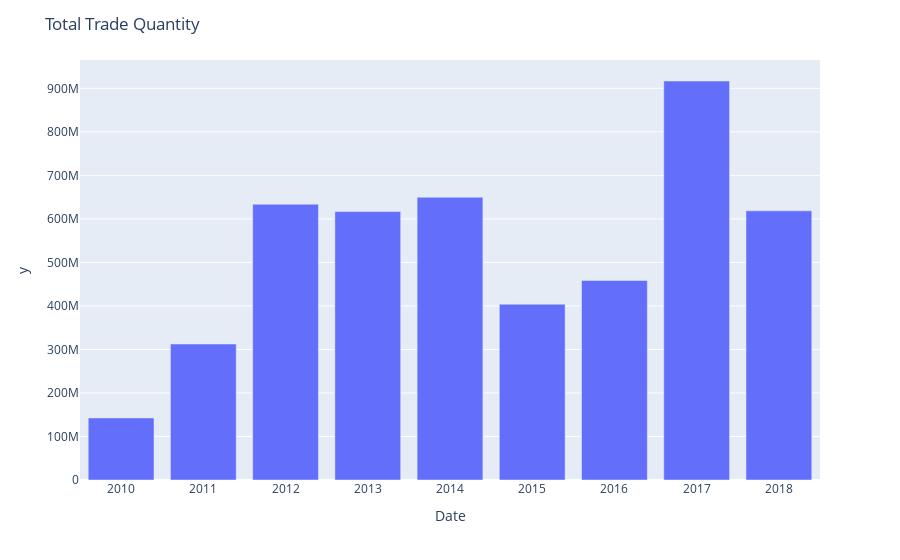
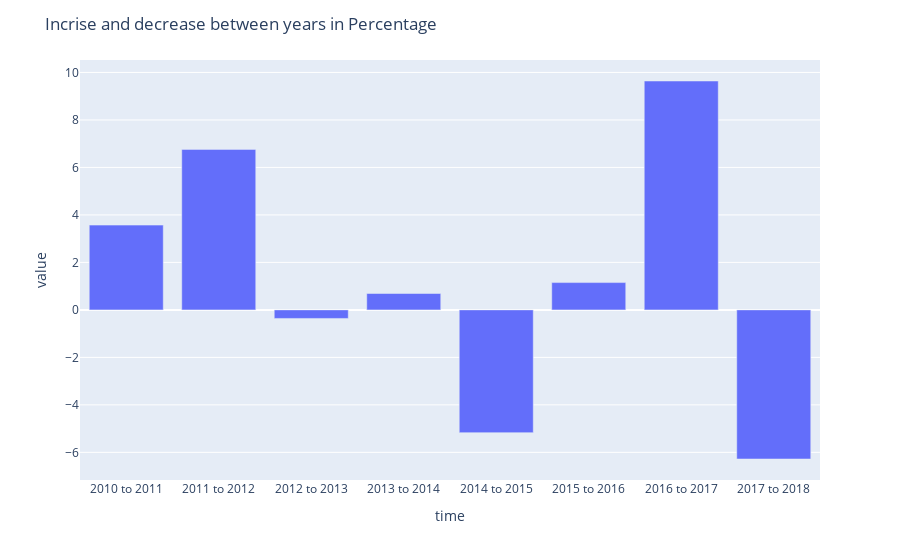

Source (notebook cell) for these figures, in order:
### Code cell
data = df.groupby(df['Date'].dt.year)['Total Trade Quantity'].sum()

fig = xp.bar(data, x=data.index, y=data)
fig.update_layout(title = 'Total Trade Quantity')
fig.show()

fig = xp.bar(prDf, x='time', y='value')
fig.update_layout(title = 'Incrise and decrease between years in Percentage')
fig.show()

### Figure 1 — Plotly figure (JSON) as saved in the notebook; plotly's stock layout.template omitted (floating-point values rounded to 4 significant figures)
{"data": [{"alignmentgroup": "True", "hovertemplate": "Date=%{x}<br>y=%{y}<extra></extra>", "legendgroup": "", "marker": {"color": "#636efa", "pattern": {"shape": ""}}, "name": "", "offsetgroup": "", "orientation": "v", "showlegend": false, "textposition": "auto", "type": "bar", "x": [2010, 2011, 2012, 2013, 2014, 2015, 2016, 2017, 2018], "xaxis": "x", "y": [142680253, 312492166, 633689152, 616781639, 649734073, 403950894, 458456289, 916840682, 618486510], "yaxis": "y"}], "layout": {"barmode": "relative", "legend": {"tracegroupgap": 0}, "margin": {"t": 60}, "title": {"text": "Total Trade Quantity"}, "xaxis": {"anchor": "y", "domain": [0, 1], "title": {"text": "Date"}}, "yaxis": {"anchor": "x", "domain": [0, 1], "title": {"text": "y"}}}}

### Figure 2 — Plotly figure (JSON) as saved in the notebook; plotly's stock layout.template omitted (floating-point values rounded to 4 significant figures)
{"data": [{"alignmentgroup": "True", "hovertemplate": "time=%{x}<br>value=%{y}<extra></extra>", "legendgroup": "", "marker": {"color": "#636efa", "pattern": {"shape": ""}}, "name": "", "offsetgroup": "", "orientation": "v", "showlegend": false, "textposition": "auto", "type": "bar", "x": ["2010 to 2011", "2011 to 2012", "2012 to 2013", "2013 to 2014", "2014 to 2015", "2015 to 2016", "2016 to 2017", "2017 to 2018"], "xaxis": "x", "y": [3.57, 6.76, -0.36, 0.69, -5.17, 1.15, 9.64, -6.28], "yaxis": "y"}], "layout": {"barmode": "relative", "legend": {"tracegroupgap": 0}, "margin": {"t": 60}, "title": {"text": "Incrise and decrease between years in Percentage"}, "xaxis": {"anchor": "y", "domain": [0, 1], "title": {"text": "time"}}, "yaxis": {"anchor": "x", "domain": [0, 1], "title": {"text": "value"}}}}
